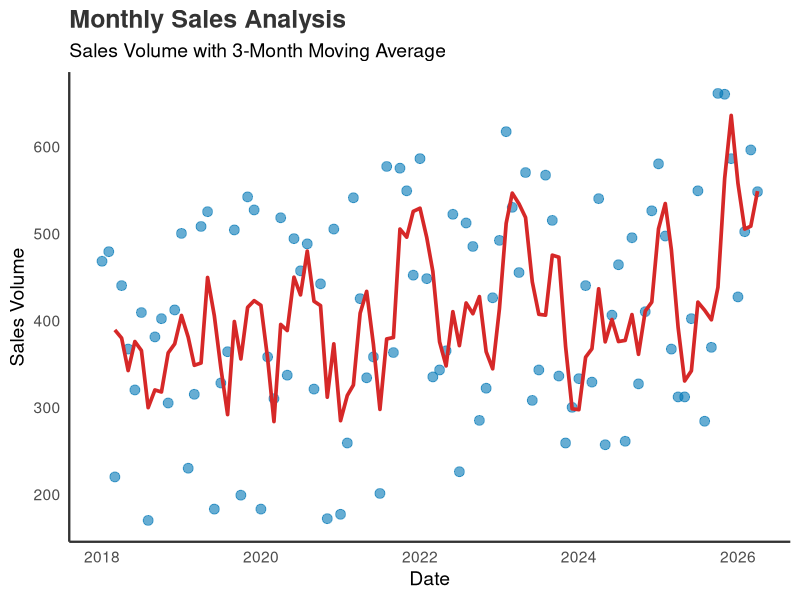

The R script that drew this image:
library(ggplot2)
library(dplyr)
library(zoo)

# Generate synthetic dataset
set.seed(42)
df <- data.frame(
  Date = seq(as.Date("2018-01-01"), by = "month", length.out = 100),
  Sales = round(runif(100, 100, 500) + (1:100) * 2)
)

# Calculate 3-month moving average
df <- df %>%
  mutate(MA3 = rollapply(Sales, width = 3, FUN = mean, fill = NA, align = "right"))

# Visualization
ggplot(df, aes(x = Date, y = Sales)) +
  geom_point(color = "#0077b6", alpha = 0.6, size = 3) +
  geom_line(aes(y = MA3), color = "#d62828", size = 1.25) +
  labs(
    title = "Monthly Sales Analysis",
    subtitle = "Sales Volume with 3-Month Moving Average",
    x = "Date",
    y = "Sales Volume"
  ) +
  theme_minimal(base_size = 14) +
  theme(
    panel.grid.major = element_blank(),
    panel.grid.minor = element_blank(),
    axis.line = element_line(size = 0.8, color = "#333333"),
    plot.title = element_text(face = "bold", size = 18, color = "#333333"),
    legend.position = "none"
  )
